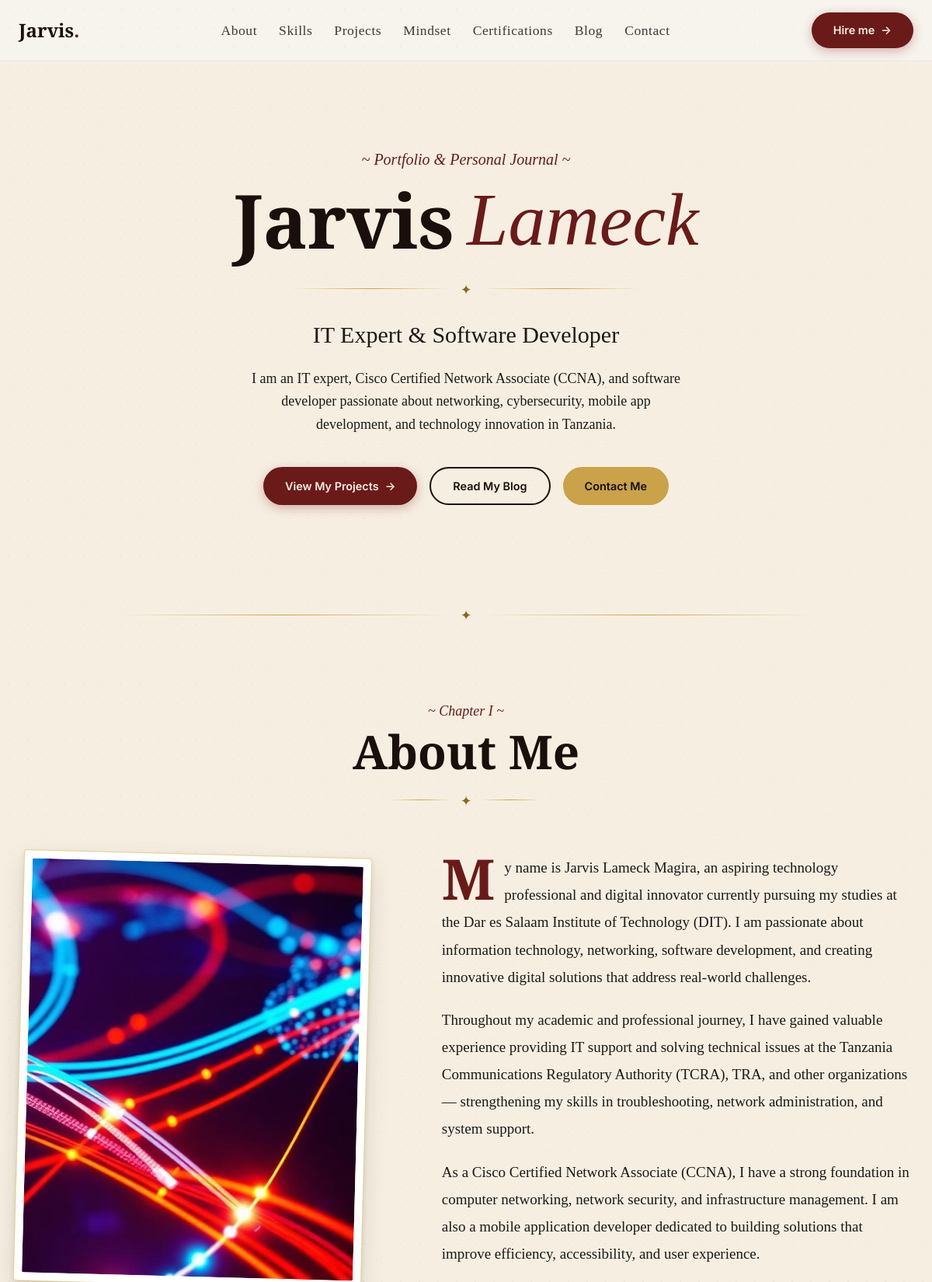
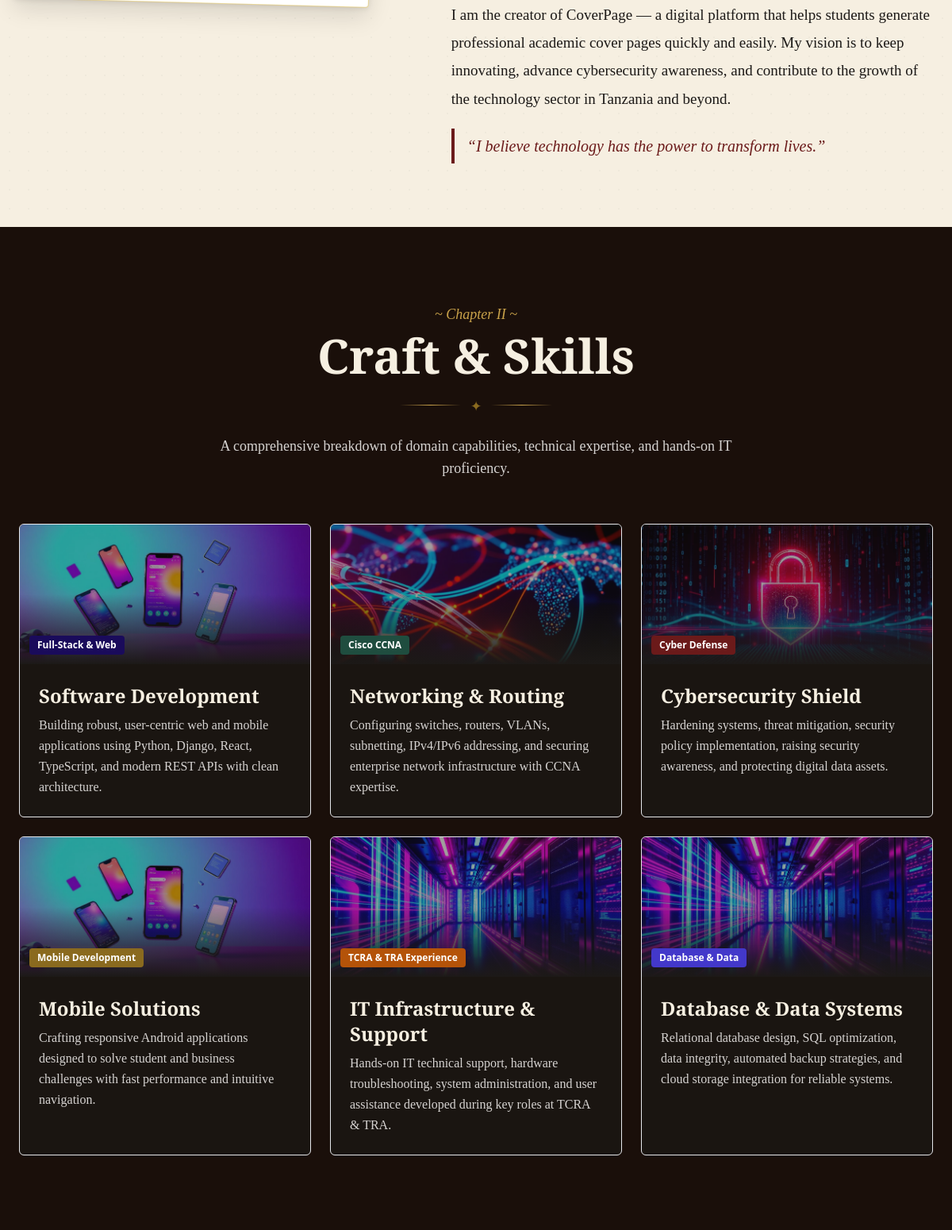
The page / (upper part) on the database its author committed (2 pictures, top to bottom).
### portfolio_app/models.py (models this page shows, shortened)
class AboutMe(models.Model):
    kicker = models.CharField(max_length=100, default='~ Chapter I ~')
    title = models.CharField(max_length=200, default='About Me')
    image = models.CharField(max_length=255, default='banner-network.jpg', blank=True)
    image_file = models.ImageField(upload_to='about_images/', blank=True, null=True, help_text="Upload photo from your device")
    paragraph_1 = models.TextField(
        default="My name is Jarvis Lameck Magira, an aspiring technology professional and digital innovator currently pursuing my studies at the Dar es Salaam Institute of Technology (DIT). I am passionate about information technology, networking, software development, and creating innovative digital solutions that address real-world challenges."
    )
    paragraph_2 = models.TextField(
        default="Throughout my academic and professional journey, I have gained valuable experience providing IT support and solving technical issues at the Tanzania Communications Regulatory Authority (TCRA), TRA, and other organizations — strengthening my skills in troubleshooting, network administration, and system support."
    )
    paragraph_3 = models.TextField(
        default="As a Cisco Certified Network Associate (CCNA), I have a strong foundation in computer networking, network security, and infrastructure management. I am also a mobile application developer dedicated to building solutions that improve efficiency, accessibility, and user experience."
    )
    paragraph_4 = models.TextField(
        default="I am the creator of CoverPage — a digital platform that helps students generate professional academic cover pages quickly and easily. My vision is to keep innovating, advance cybersecurity awareness, and contribute to the growth of the technology sector in Tanzania and beyond."
    )
    quote = models.CharField(
        max_length=255,
        default="“I believe technology has the power to transform lives.”"
    )
    class Meta:
        verbose_name = "About Me"
        verbose_name_plural = "About Me"
    @property
    def get_image_url(self):
        if self.image_file:
            return self.image_file.url
        if self.image:
            if self.image.startswith('/') or self.image.startswith('http'):
                return self.image
            return f"/static/images/{self.image}"
        return "/static/images/banner-network.jpg"

### portfolio_app/views.py (the view)
# urls.py: path('', views.home_view, name='home'),
def home_view(request):
    about_me = AboutMe.objects.first()
    skills = Skill.objects.all()
    certificates = Certificate.objects.all()
    projects = Project.objects.all()
    recent_posts = BlogPost.objects.filter(is_published=True)[:3]
    context = {
        'about_me': about_me,
        'skills': skills,
        'certificates': certificates,
        'projects': projects,
        'recent_posts': recent_posts,
    }
    return render(request, 'index.html', context)

### portfolio_app/templates/index.html (shortened to what this page needs)
{% extends 'base.html' %}
{% load static %}
{% block content %}
<section id="top" class="paper-grain relative overflow-hidden">
  <div class="absolute -top-32 -left-32 h-96 w-96 rounded-full bg-[var(--color-burgundy)]/15 blur-3xl"></div>
  <div class="absolute -bottom-32 -right-32 h-96 w-96 rounded-full bg-[var(--color-emerald)]/15 blur-3xl"></div>
  <div class="relative mx-auto max-w-3xl px-6 py-20 text-center md:py-28">
    <p class="font-serif italic text-[var(--color-burgundy)] text-xl mb-4">
      ~ Portfolio &amp; Personal Journal ~
    </p>
    <h1 class="font-display text-5xl sm:text-7xl md:text-8xl font-black leading-tight text-[var(--color-ink)] flex flex-wrap justify-center items-center gap-x-4 gap-y-1">
      <span>Jarvis</span>
      <span class="italic font-medium text-[var(--color-burgundy)]">Lameck</span>
    </h1>
    <div class="ornate-divider mx-auto my-7 max-w-md"><span>✦</span></div>
    <h2 class="font-serif text-2xl md:text-3xl text-[var(--color-ink)]/85">
      IT Expert &amp; Software Developer
    </h2>
    <p class="mx-auto mt-6 max-w-xl text-[var(--color-ink)]/75 leading-relaxed font-serif text-lg">
      I am an IT expert, Cisco Certified Network Associate (CCNA), and software developer passionate about networking, cybersecurity, mobile app development, and technology innovation in Tanzania.
    </p>
    <div class="mt-10 flex flex-wrap justify-center gap-4">
      <a href="#projects" class="btn-primary">
        View My Projects <span>&rarr;</span>
      </a>
      <a href="{% url 'blog_list' %}" class="btn-secondary">
        Read My Blog
      </a>
      <a href="#contact" class="btn-gold">
        Contact Me
      </a>
    </div>
  </div>
</section>
<div class="ornate-divider max-w-4xl mx-auto my-4"><span>✦</span></div>
<section id="about" class="paper-grain">
  <div class="mx-auto max-w-7xl px-6 py-20">
    <div class="text-center mb-14">
      <p class="font-serif italic text-lg text-[var(--color-burgundy)]">{{ about_me.kicker|default:"~ Chapter I ~" }}</p>
      <h2 class="font-display text-4xl md:text-6xl font-bold mt-2 text-[var(--color-ink)]">{{ about_me.title|default:"About Me" }}</h2>
      <div class="ornate-divider mx-auto mt-5 w-48"><span>✦</span></div>
    </div>
    <div class="grid gap-12 md:grid-cols-[0.9fr_1.1fr] items-start">
      <div class="portrait-frame max-w-md mx-auto md:mx-0 rotate-[1.5deg]">
        <img src="{{ about_me.get_image_url }}" alt="Jarvis Lameck" class="block w-full rounded-sm aspect-[4/5] object-cover" />
      </div>
      <div class="font-serif text-[19px] leading-[1.85] text-[var(--color-ink)]/85 space-y-5">
        <p class="drop-cap">
          {{ about_me.paragraph_1 }}
        </p>
        {% if about_me.paragraph_2 %}
        <p>
          {{ about_me.paragraph_2 }}
        </p>
        {% endif %}
        {% if about_me.paragraph_3 %}
        <p>
          {{ about_me.paragraph_3 }}
        </p>
        {% endif %}
        {% if about_me.paragraph_4 %}
        <p>
          {{ about_me.paragraph_4 }}
        </p>
        {% endif %}
        {% if about_me.quote %}
        <div class="border-l-4 border-[var(--color-burgundy)] pl-4 py-2 italic text-[var(--color-burgundy)] text-xl font-display mt-4">
          {{ about_me.quote }}
        </div>
        {% endif %}
      </div>
    </div>
  </div>
</section>
<section id="skills" class="bg-[var(--color-ink)] text-[var(--color-parchment)] py-24">
  <div class="mx-auto max-w-7xl px-6">
    <div class="text-center mb-14">
      <p class="font-serif italic text-lg text-[var(--color-gilded)]">~ Chapter II ~</p>
      <h2 class="font-display text-4xl md:text-6xl font-bold mt-2 text-[var(--color-parchment)]">Craft &amp; Skills</h2>
      <div class="ornate-divider mx-auto mt-5 w-48"><span>✦</span></div>
      <p class="font-serif text-stone-300 max-w-2xl mx-auto mt-4 text-lg">
        A comprehensive breakdown of domain capabilities, technical expertise, and hands-on IT proficiency.
      </p>
    </div>
    <div class="grid gap-6 sm:grid-cols-2 lg:grid-cols-3">
      <div class="group relative overflow-hidden rounded-md border border-[var(--color-gilded)]/30 bg-stone-900/60 transition duration-500 hover:border-[var(--color-gilded)]">
        <div class="relative h-44 overflow-hidden">
          <img src="{% static 'images/banner-mobile.jpg' %}" alt="Software Development" class="h-full w-full object-cover opacity-60 group-hover:scale-110 group-hover:opacity-85 transition duration-700" />
          <div class="absolute inset-0 bg-gradient-to-t from-stone-900 via-transparent to-transparent"></div>
          <span class="absolute bottom-3 left-3 rounded bg-[var(--color-royal)] px-2.5 py-1 text-xs font-semibold text-white">Full-Stack &amp; Web</span>
        </div>
        <div class="p-6">
          <h3 class="font-display text-2xl font-bold text-[var(--color-parchment)]">Software Development</h3>
          <p class="font-serif mt-2 text-stone-300 leading-relaxed text-[16px]">
            Building robust, user-centric web and mobile applications using Python, Django, React, TypeScript, and modern REST APIs with clean architecture.
          </p>
        </div>
      </div>
      <div class="group relative overflow-hidden rounded-md border border-[var(--color-gilded)]/30 bg-stone-900/60 transition duration-500 hover:border-[var(--color-gilded)]">
        <div class="relative h-44 overflow-hidden">
          <img src="{% static 'images/banner-network.jpg' %}" alt="Networking Support" class="h-full w-full object-cover opacity-60 group-hover:scale-110 group-hover:opacity-85 transition duration-700" />
          <div class="absolute inset-0 bg-gradient-to-t from-stone-900 via-transparent to-transparent"></div>
          <span class="absolute bottom-3 left-3 rounded bg-[var(--color-emerald)] px-2.5 py-1 text-xs font-semibold text-white">Cisco CCNA</span>
        </div>
        <div class="p-6">
          <h3 class="font-display text-2xl font-bold text-[var(--color-parchment)]">Networking &amp; Routing</h3>
          <p class="font-serif mt-2 text-stone-300 leading-relaxed text-[16px]">
            Configuring switches, routers, VLANs, subnetting, IPv4/IPv6 addressing, and securing enterprise network infrastructure with CCNA expertise.
          </p>
        </div>
      </div>
      <div class="group relative overflow-hidden rounded-md border border-[var(--color-gilded)]/30 bg-stone-900/60 transition duration-500 hover:border-[var(--color-gilded)]">
        <div class="relative h-44 overflow-hidden">
          <img src="{% static 'images/banner-cyber.jpg' %}" alt="Cybersecurity" class="h-full w-full object-cover opacity-60 group-hover:scale-110 group-hover:opacity-85 transition duration-700" />
          <div class="absolute inset-0 bg-gradient-to-t from-stone-900 via-transparent to-transparent"></div>
          <span class="absolute bottom-3 left-3 rounded bg-[var(--color-burgundy)] px-2.5 py-1 text-xs font-semibold text-white">Cyber Defense</span>
        </div>
        <div class="p-6">
          <h3 class="font-display text-2xl font-bold text-[var(--color-parchment)]">Cybersecurity Shield</h3>
          <p class="font-serif mt-2 text-stone-300 leading-relaxed text-[16px]">
            Hardening systems, threat mitigation, security policy implementation, raising security awareness, and protecting digital data assets.
          </p>
        </div>
      </div>
      <div class="group relative overflow-hidden rounded-md border border-[var(--color-gilded)]/30 bg-stone-900/60 transition duration-500 hover:border-[var(--color-gilded)]">
        <div class="relative h-44 overflow-hidden">
          <img src="{% static 'images/banner-mobile.jpg' %}" alt="Mobile Apps" class="h-full w-full object-cover opacity-60 group-hover:scale-110 group-hover:opacity-85 transition duration-700" />
          <div class="absolute inset-0 bg-gradient-to-t from-stone-900 via-transparent to-transparent"></div>
          <span class="absolute bottom-3 left-3 rounded bg-[var(--color-gilded-deep)] px-2.5 py-1 text-xs font-semibold text-white">Mobile Development</span>
        </div>
        <div class="p-6">
          <h3 class="font-display text-2xl font-bold text-[var(--color-parchment)]">Mobile Solutions</h3>
          <p class="font-serif mt-2 text-stone-300 leading-relaxed text-[16px]">
            Crafting responsive Android applications designed to solve student and business challenges with fast performance and intuitive navigation.
          </p>
        </div>
      </div>
      <div class="group relative overflow-hidden rounded-md border border-[var(--color-gilded)]/30 bg-stone-900/60 transition duration-500 hover:border-[var(--color-gilded)]">
        <div class="relative h-44 overflow-hidden">
          <img src="{% static 'images/banner-server.jpg' %}" alt="IT Support" class="h-full w-full object-cover opacity-60 group-hover:scale-110 group-hover:opacity-85 transition duration-700" />
          <div class="absolute inset-0 bg-gradient-to-t from-stone-900 via-transparent to-transparent"></div>
          <span class="absolute bottom-3 left-3 rounded bg-amber-700 px-2.5 py-1 text-xs font-semibold text-white">TCRA &amp; TRA Experience</span>
        </div>
        <div class="p-6">
          <h3 class="font-display text-2xl font-bold text-[var(--color-parchment)]">IT Infrastructure &amp; Support</h3>
          <p class="font-serif mt-2 text-stone-300 leading-relaxed text-[16px]">
            Hands-on IT technical support, hardware troubleshooting, system administration, and user assistance developed during key roles at TCRA &amp; TRA.
          </p>
        </div>
      </div>
      <div class="group relative overflow-hidden rounded-md border border-[var(--color-gilded)]/30 bg-stone-900/60 transition duration-500 hover:border-[var(--color-gilded)]">
        <div class="relative h-44 overflow-hidden">
          <img src="{% static 'images/banner-server.jpg' %}" alt="Database & Cloud" class="h-full w-full object-cover opacity-60 group-hover:scale-110 group-hover:opacity-85 transition duration-700" />
          <div class="absolute inset-0 bg-gradient-to-t from-stone-900 via-transparent to-transparent"></div>
          <span class="absolute bottom-3 left-3 rounded bg-indigo-700 px-2.5 py-1 text-xs font-semibold text-white">Database &amp; Data</span>
        </div>
        <div class="p-6">
          <h3 class="font-display text-2xl font-bold text-[var(--color-parchment)]">Database &amp; Data Systems</h3>
          <p class="font-serif mt-2 text-stone-300 leading-relaxed text-[16px]">
            Relational database design, SQL optimization, data integrity, automated backup strategies, and cloud storage integration for reliable systems.
          </p>
        </div>
      </div>
    </div>
  </div>
</section>
{% endblock %}

### rows shown on the page
AboutMe: kicker "~ Chapter I ~", title "About Me", get_image_url (picture), paragraph_1 "My name is Jarvis Lameck Magira, an aspiring technology professional and digital innovator currently pursuing my studies at the Dar es Salaam Institute of Technology (DIT). I am passionate about information technology, networking, software development, and creating innovative digital solutions that address real-world challenges.", paragraph_2 "Throughout my academic and professional journey, I have gained valuable experience providing IT support and solving technical issues at the Tanzania Communications Regulatory Authority (TCRA), TRA, and other organizations — strengthening my skills in troubleshooting, network administration, and system support.", paragraph_3 "As a Cisco Certified Network Associate (CCNA), I have a strong foundation in computer networking, network security, and infrastructure management. I am also a mobile application developer dedicated to building solutions that improve efficiency, accessibility, and user experience.", paragraph_4 "I am the creator of CoverPage — a digital platform that helps students generate professional academic cover pages quickly and easily. My vision is to keep innovating, advance cybersecurity awareness, and contribute to the growth of the technology sector in Tanzania and beyond.", quote "“I believe technology has the power to transform lives.”"
